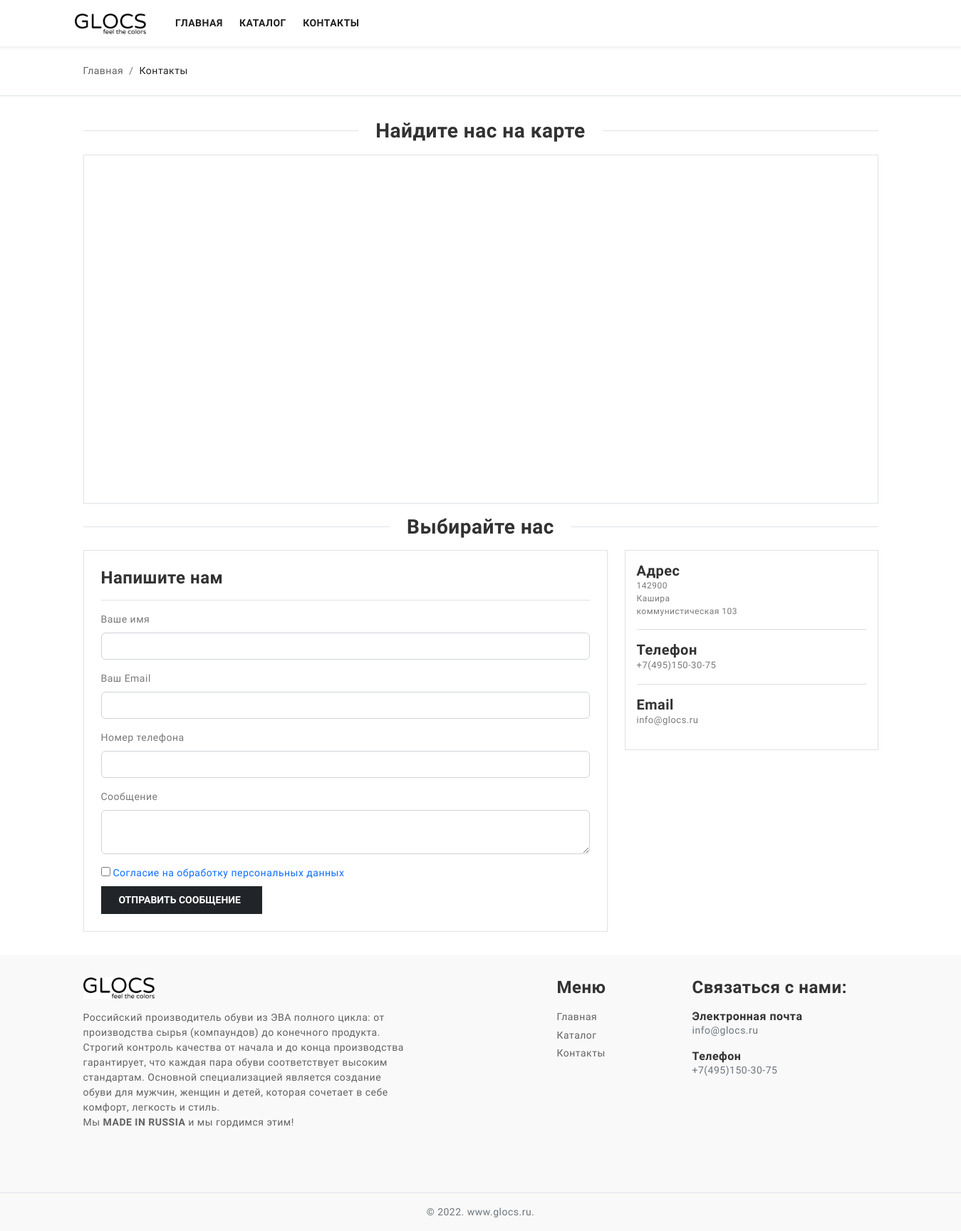
Screenshot of /contacts with the database file from the repository.
### web/models.py (models this page shows, shortened)
class Organization(models.Model):
    name = models.CharField(max_length=150, verbose_name='Наименование')
    inn = models.CharField(max_length=50, verbose_name='ИНН', blank=True, null=True)
    postcode = models.CharField(max_length=150, verbose_name='Почтовый индекс')
    town = models.CharField(max_length=150, verbose_name='Город')
    address = models.CharField(max_length=250, verbose_name='Адрес')
    email = models.EmailField(max_length=50, verbose_name='Почта')
    phone = models.CharField(max_length=20, verbose_name='Телефон')
    logo = models.ImageField(upload_to='media/organization/logo', verbose_name='Логотип', blank=True, null=True)
    active = models.BooleanField(default=False, verbose_name='Основная')
    class Meta:
        verbose_name = 'Организация'
        verbose_name_plural = 'Организации'

### web/views.py (the view)
# urls.py: path('contacts', contact, name='contact'),
def contact(request):
    title = 'Контакты'
    description = 'Описание страницы'
    contact_data = Organization.objects.all()
    if request.method == 'POST':
        fback = FeedbackForm(request.POST)
        if fback.is_valid():
            Feedback = fback.save(commit=False)
            Feedback.save()
            return redirect('/')
    else:
        fback = FeedbackForm()
    return render(request, 'contacts.html', {'fback': fback, 'title': title, 'description': description, 'contact_data': contact_data})

### web/forms.py (shortened to what this page needs)
class FeedbackForm(forms.ModelForm):
    comment = forms.CharField(
        label='Сообщение',
        widget=forms.Textarea(attrs={'rows': '2'})
    )
    email = forms.EmailField(required=False, widget=forms.EmailInput)
    def __init__(self, *args, **kwargs):
        super().__init__(*args, **kwargs)
        self.fields['name'].label = 'Имя'
        self.fields['phone'].label = 'Номер телефона'
        self.fields['email'].label = 'E-mail'
        self.fields['comment'].label = 'Коментарий'
        self.fields['agreement'].label = 'Согласие'
    class Meta:
        model = Feedback
        fields = ('name', 'phone', 'email', 'comment', 'agreement')

### templates/contacts.html (shortened to what this page needs)
{% extends 'base.html' %}
{% load static %}
{% load crispy_forms_field %}
{% load crispy_forms_tags %}
{% block content %}
    <div class="page-content">
       <div class="py-4 border-bottom">
        <div class="container">
          <nav aria-label="breadcrumb">
            <ol class="breadcrumb mb-0">
              <li class="breadcrumb-item"><a href="{% url 'index' %}">Главная</a></li>
              <li class="breadcrumb-item active" aria-current="page">Контакты</li>
            </ol>
          </nav>
        </div>
       </div>
       <section class="section-padding">
        <div class="container">
          <div class="separator mb-3">
            <div class="line"></div>
            <h3 class="mb-0 h3 fw-bold">Найдите нас на карте</h3>
            <div class="line"></div>
          </div>
          <div class="border p-3">
            <iframe src="https://yandex.ru/map-widget/v1/?um=constructor%3A9e77c8575620b7946fded26698afa2e2587cbd74dd2cc774d41308e37483fa80&amp;source=constructor" width="1280" height="450" frameborder="1"></iframe>
          </div>
           <div class="separator my-3">
            <div class="line"></div>
            <h3 class="mb-0 h3 fw-bold">Выбирайте нас</h3>
            <div class="line"></div>
          </div>
          <div id="fback"  class="row g-4">
            <div class="col-xl-8">
              <div class="p-4 border">
                <form method="POST">
                  <div class="form-body">
                    <h4 class="mb-0 fw-bold">Напишите нам</h4>
                    <div class="my-3 border-bottom"></div>
                    <div class="mb-3">
                      <label class="form-label">Ваше имя</label>
                      {% crispy_field fback.name 'class' 'form-control textInput required' 'placeholder' ' ' %}
                    </div>
                    <div class="mb-3">
                      <label class="form-label">Ваш Email</label>
                      {% crispy_field fback.email 'class' 'form-control emailinput required' 'placeholder' ' ' %}
                    </div>
                    <div class="mb-3">
                      <label class="form-label">Номер телефона</label>
                      {% crispy_field fback.phone 'class' 'form-control textInput' 'placeholder' ' ' %}
                    </div>
                    <div class="mb-3">
                      <label class="form-label">Сообщение</label>
                      {% crispy_field fback.comment 'class' 'form-control md-textarea' 'placeholder' ' ' %}
                    </div>
                    <div class="md-form mb-2">
                        <input type="checkbox" id="id_agreement" name="agreement">
                        <a href="{% url 'agreement' %}" target="_blank">Согласие на обработку персональных данных</a>
                    </div>
                    <div class="mb-0">
                      <button type="submit" class="btn btn-dark btn-ecomm" onclick="return validateForm()">Отправить сообщение </button>
                    </div>
                  </div>
                </form>
              </div>
            </div>
              {% for Organization in contact_data %}
            <div class="col-xl-4">
              <div class="p-3 border">
                <div class="address mb-3">
                  <h5 class="mb-0 fw-bold">Адрес</h5>
                  <p class="mb-0 font-12">{{ Organization.postcode }}</p>
                  <p class="mb-0 font-12">{{ Organization.town }}</p>
                  <p class="mb-0 font-12">{{ Organization.address }}</p>
                </div>
                <hr>
                <div class="phone mb-3">
                  <h5 class="mb-0 fw-bold">Телефон</h5>
                  <p class="mb-0 font-13">{{ Organization.phone }}</p>
                </div>
                <hr>
                <div class="email mb-3">
                  <h5 class="mb-0 fw-bold">Email</h5>
                  <p class="mb-0 font-13">{{ Organization.email }}</p>
                </div>
              </div>
            </div>
          </div>
            {% endfor %}
        </div>
      </section>
     </div>
{% endblock %}

### templates/base.html (shortened to what this page needs)
{% load static %}
<!doctype html>
<html lang="en" class="light-theme">
<head>
  <link href="{% static 'assets/css/bootstrap.min.css' %}" rel="stylesheet">
  <link rel="stylesheet" href="https://cdn.jsdelivr.net/npm/bootstrap-icons@1.7.2/font/bootstrap-icons.css">
  <link rel="stylesheet" type="text/css" href="{% static 'assets/plugins/slick/slick.css' %}" />
  <link rel="stylesheet" type="text/css" href="{% static 'assets/plugins/slick/slick-theme.css' %}" />
  <link href="{% static 'assets/plugins/OwlCarousel/css/owl.carousel.min.css' %}" rel="stylesheet" />
  <link href="{% static 'assets/css/app.css' %}" rel="stylesheet" />
  <link href="{% static 'assets/css/style.css' %}" rel="stylesheet">
  <link href="{% static 'assets/css/dark-theme.css' %}" rel="stylesheet">
</head>
<body>
  <header class="top-header">
    <nav class="navbar navbar-expand-xl w-100 navbar-dark container gap-3">
      <a class="navbar-brand d-none d-xl-inline" href="{% url 'index' %}"><img src="{% static 'assets/images/glocs.webp' %}" class="logo-img" alt=""></a>
      <div class="offcanvas offcanvas-start" tabindex="-1" id="offcanvasNavbar">
        <div class="offcanvas-body primary-menu">
          <ul class="navbar-nav justify-content-start gap-1">
            <li class="nav-item">
              <a class="nav-link" href="{% url 'index' %}">Главная</a>
            </li>
            <li class="nav-item">
              <a class="nav-link" href="{% url 'catalog' %}">Каталог</a>
            </li>
            <li class="nav-item">
              <a class="nav-link" href="{% url 'contact' %}">Контакты</a>
            </li>
          </ul>
        </div>
      </div>
    </nav>
  </header>
{% block content %}
{% endblock %}
  <section class="footer-section bg-section-2 section-padding">
    <div class="container">
       <div class="row">
        <div class="col-lg-5">
          <div class="footer-widget-6">
            <img src="{% static 'assets/images/glocs.webp' %}" class="logo-img mb-3" alt="">
             <p class="mb-2">
                 Российский производитель обуви из ЭВА полного цикла: от производства сырья (компаундов) до конечного продукта. Строгий контроль качества от начала и до конца производства гарантирует, что каждая пара обуви соответствует высоким стандартам.
                 Основной специализацией является создание обуви для мужчин, женщин и детей, которая сочетает в себе комфорт, легкость и стиль.
                 <br>Мы <strong>MADE IN RUSSIA</strong> и мы гордимся этим!
             </p>
          </div>
        </div>
        <div class="col-lg-2">
        </div>
       <div class="col-lg-2">
          <div class="footer-widget-8">
            <h4 class="mb-3 fw-bold">Меню</h4>
             <ul class="widget-link list-unstyled">
               <li><a href="{% url 'index' %}">Главная</a></li>
               <li><a href="{% url 'catalog' %}">Каталог</a></li>
               <li><a href="{% url 'contact' %}">Контакты</a></li>
             </ul>
          </div>
        </div>
        <div class="col-lg-3">
          <div class="footer-widget-9">
            <h4 class="mb-3 fw-bold">Связаться с нами:</h4>
              {% for Organization in contact_data %}
             <div class="mb-3 mt-3">
              <h6 class="mb-0 fw-bold">Электронная почта</h6>
              <p class="mb-0 text-muted">{{ Organization.email }}</p>
             </div>
             <div class="">
              <h6 class="mb-0 fw-bold">Телефон</h6>
              <p class="mb-0 text-muted">{{ Organization.phone }}</p>
             </div>
              {% endfor %}
          </div>
        </div>
       </div>
    </div>
  </section>
  <footer class="footer-strip text-center py-3 bg-section-2 border-top positon-absolute bottom-0">
    <p class="mb-0 text-muted">© 2022. www.glocs.ru.</p>
  </footer>
</body>
</html>

### static/assets/css/app.css (style rules this page uses)
body { font-size: 14px; letter-spacing: .5px; font-family: Roboto, sans-serif; background-color: #fff; }
.h1, .h2, .h3, .h4, .h5, .h6, h1, h2, h3, h4, h5, h6 { color: #212529; }
input::placeholder { color: rgb(0, 0, 0)!important; opacity: .3!important }
a { text-decoration: none }
.page-content { padding: 0 }
.font-12 { font-size: 12px }
.font-13 { font-size: 13px }
.btn-ecomm { padding: .675rem .85rem; font-size: 12px; font-weight: 500; border-radius: 0; text-transform: uppercase; display: inline-flex; align-items: center; justify-content: center; }

### static/assets/css/style.css (style rules this page uses)
body { color: #797979; letter-spacing: 0.5px; background-color: #ffffff; font-family: 'Raleway', sans-serif; }
a { text-decoration: none; }
::placeholder { opacity: 0.5 !important; }
.h1, .h2, .h3, .h4, .h5, .h6, h1, h2, h3, h4, h5, h6 { color: #323232; }
.top-header { display: flex; flex-direction: row; align-items: center; height: 65px; position: fixed; top: 0; left: 0; right: 0; background-color: #ffffff; padding: 0 1rem; z-index: 20; box-shadow: 0 .125rem .25rem rgba(0, 0, 0, .075); }
.top-header .primary-menu .navbar-nav a.nav-link { color: #222121; font-size: 14px; font-weight: 600; text-transform: uppercase; height: auto; display: flex; align-items: center; padding-right: 1rem; padding-left: 1rem; border-bottom: 1px solid #e1e1e1; }
.primary-menu { background-color: #ffffff; }
.primary-menu.offcanvas-body { padding: 0rem 0rem; }
.offcanvas-start { width: 280px; }
@media all and (min-width: 1200px) { .top-header .primary-menu .navbar-nav a.nav-link { padding-right: 0.6rem; padding-left: 0.6rem; height: 65px; border-bottom: 0px solid #e1e1e1; } }
@media all and (min-width: 1200px) { .primary-menu { background-color: rgba(33, 37, 41, 0); } }
.footer-widget-6 .logo-img { width: 100px; }
.top-header .logo-img { width: 100px; }
.page-content { padding-top: 65px; }
.btn-ecomm { font-size: 14px; text-transform: uppercase; font-weight: 600; padding: 0.5rem 1.5rem; border-radius: 0; z-index: 6; }
.separator { display: flex; align-items: center; }
.separator .line { height: 1px; flex: 1; background-color: #dee2e6; }
.separator h3 { padding: 0 1.5rem; }
.breadcrumb li a { color: #636363; }
.breadcrumb li.active { color: #222121; }
.footer-section .widget-link li { margin-bottom: 0.3rem; }
.footer-section .widget-link li a { color: #636363; font-size: 14px; text-decoration: none; }
.footer-widget-6 { color: #636363; font-size: 14px; text-decoration: none; }
.section-padding { padding-top: 2rem !important; padding-bottom: 2rem !important; }
.bg-section-2 { background-color: #f9f9f9; }

### rows the page displays
Organization: postcode "142900", town "Кашира", address "коммунистическая 103", phone "+7(495)150-30-75", email "info@glocs.ru"
